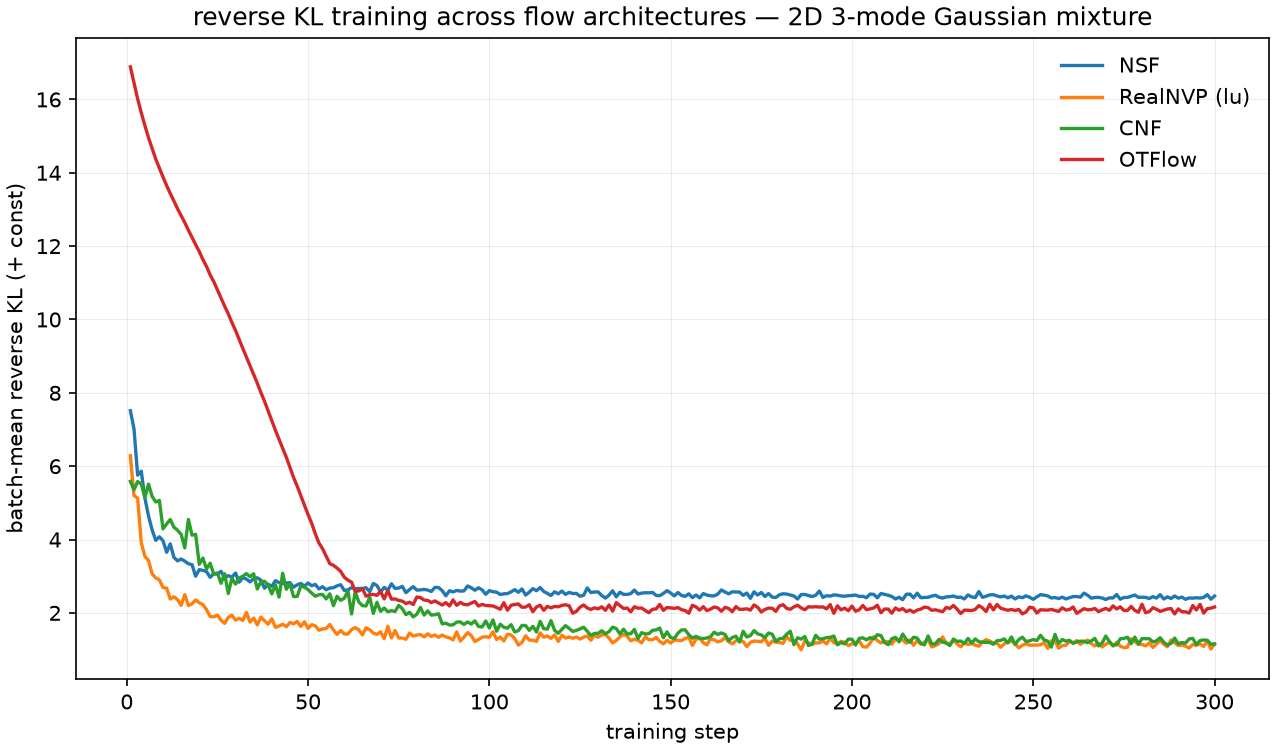

Write Python code to recreate this figure.
"""Standalone loss-training smoke test (jflows only) — run from the repo
root as `~/.envs/jax/bin/python -m smoke_tests.test_loss_training`.

Trains four flow architectures on the SAME 2D three-mode Gaussian-mixture
target with the per-sample `reverse_KL` loss (type='F') (mean-reduced at the call
site), and saves the four loss curves to smoke_tests/test_loss_training.png:

    NSF      — spline flow on a box, uniform source
    RealNVP  — affine couplings + LU mixing, Gaussian source
    CNF      — FFJORD, exact trace, Gaussian source
    OTFlow   — OT potential flow, Gaussian source

Checks per architecture: every recorded loss is finite, and the mean of
the last 30 steps sits at least 0.5 nats below the mean of the first 30
(training actually progressed). Float32 (the training dtype), on the
default JAX backend; GPU memory preallocation is disabled. Exits nonzero
on any failure.
"""

import os
import sys
import time

os.environ.setdefault("XLA_PYTHON_CLIENT_PREALLOCATE", "false")

import equinox as eqx  # noqa: E402
import jax  # noqa: E402
import jax.numpy as jnp  # noqa: E402
import matplotlib  # noqa: E402

matplotlib.use("Agg")
import matplotlib.pyplot as plt  # noqa: E402
import numpy as np  # noqa: E402

from jflows.flow import CNF, NSF, OTFlow, RealNVP  # noqa: E402
from jflows.loss import reverse_KL  # noqa: E402
from jflows.potential import Nlog_Gaussian_Mixture  # noqa: E402

HERE = os.path.dirname(os.path.abspath(__file__))
LOG = os.path.join(HERE, "test_loss_training.log")
PNG = os.path.join(HERE, "test_loss_training.png")

FAILURES = 0
STEPS = 300
BATCH = 256
LR = 2e-3
BOX = 4.0


def log(msg: str) -> None:
    line = f"[{time.strftime('%H:%M:%S')}] {msg}"
    print(line, flush=True)
    with open(LOG, "a") as fh:
        fh.write(line + "\n")


def check_true(name: str, cond: bool, detail: str = "") -> None:
    global FAILURES
    log(f"  {name}: {detail}{' ' if detail else ''}-> {'OK' if cond else 'FAIL'}")
    if not cond:
        FAILURES += 1


TARGET = Nlog_Gaussian_Mixture(
    weights=[0.4, 0.35, 0.25],
    mean=[[-2.0, -2.0], [2.0, 1.5], [0.5, -2.5]],
    variance=[[0.5, 0.3], [0.4, 0.6], [0.25, 0.25]],
)


def sample_uniform(key):
    return jax.random.uniform(key, (BATCH, 2), minval=-BOX, maxval=BOX)


def sample_normal(key):
    return jax.random.normal(key, (BATCH, 2))


def train(name: str, flow, sample_fn, seed: int) -> np.ndarray:
    """Adam on mean(reverse_KL); returns the batch-mean loss curve."""
    params, static = eqx.partition(flow, eqx.is_inexact_array)
    m = jax.tree.map(jnp.zeros_like, params)
    v = jax.tree.map(jnp.zeros_like, params)

    @eqx.filter_jit
    def step(params, m, v, t, key):
        def loss_fn(p):
            f = eqx.combine(p, static)
            return reverse_KL(sample_fn(key), TARGET, f, type="F").mean()

        loss, g = jax.value_and_grad(loss_fn)(params)
        m = jax.tree.map(lambda m, g: 0.9 * m + 0.1 * g, m, g)
        v = jax.tree.map(lambda v, g: 0.999 * v + 0.001 * g * g, v, g)
        mh = jax.tree.map(lambda x: x / (1 - 0.9**t), m)
        vh = jax.tree.map(lambda x: x / (1 - 0.999**t), v)
        params = jax.tree.map(
            lambda p, mh, vh: p - LR * mh / (jnp.sqrt(vh) + 1e-8), params, mh, vh
        )
        return params, m, v, loss

    key = jax.random.key(seed)
    curve = np.empty(STEPS)
    t0 = time.time()
    for i in range(1, STEPS + 1):
        key, k = jax.random.split(key)
        # step index as a traced array — a python int would be a static
        # argument under filter_jit and recompile the step every iteration
        params, m, v, loss = step(params, m, v, jnp.asarray(i, dtype=jnp.float32), k)
        curve[i - 1] = float(loss)
        if i % 100 == 0 or i == 1:
            log(f"    {name}: step {i:3d}/{STEPS}  loss {curve[i - 1]:+.4f}")
    log(f"    {name}: done in {time.time() - t0:.1f}s")
    return curve


def main() -> None:
    log(f"START test_loss_training | jax {jax.__version__} | {jax.default_backend()}")
    kf = jax.random.key(0)
    k1, k2, k3, k4 = jax.random.split(kf, 4)
    box = jnp.asarray([BOX, BOX])

    flows = [
        ("NSF", NSF(k1, -box, box, bins=8, transforms=3, hidden_features=(48, 48)),
         sample_uniform),
        ("RealNVP (lu)", RealNVP(k2, dimension=2, transforms=4, mixing="lu",
                                 hidden_features=(48, 48)), sample_normal),
        ("CNF", CNF(k3, dimension=2, frequency=3, nt=8, hidden_features=(48, 48)),
         sample_normal),
        ("OTFlow", OTFlow(k4, dimension=2, hidden=32, layer=3, rank=3, nt=8),
         sample_normal),
    ]

    curves: dict[str, np.ndarray] = {}
    for seed, (name, flow, sample_fn) in enumerate(flows, start=10):
        log(f"training {name}")
        curves[name] = train(name, flow, sample_fn, seed)

    log("pass criteria")
    for name, c in curves.items():
        finite = bool(np.isfinite(c).all())
        drop = float(c[:30].mean() - c[-30:].mean())
        check_true(f"{name} finite", finite)
        check_true(f"{name} loss decreased", drop > 0.5,
                   f"first30 {c[:30].mean():+.3f} -> last30 {c[-30:].mean():+.3f} (drop {drop:.3f})")

    log(f"rendering loss curves -> {PNG}")
    fig, ax = plt.subplots(figsize=(8.5, 5.0), constrained_layout=True)
    for i, (name, c) in enumerate(curves.items()):
        ax.plot(np.arange(1, STEPS + 1), c, lw=1.6, color=f"C{i}", label=name)
    ax.set_xlabel("training step")
    ax.set_ylabel("batch-mean reverse KL (+ const)")
    ax.set_title("reverse KL training across flow architectures — 2D 3-mode Gaussian mixture")
    ax.legend(frameon=False)
    ax.grid(alpha=0.25, lw=0.5)
    fig.savefig(PNG, dpi=150)
    plt.close(fig)
    check_true("figure written", os.path.isfile(PNG) and os.path.getsize(PNG) > 10_000,
               f"{os.path.getsize(PNG)} bytes")

    if FAILURES:
        log(f"DONE — {FAILURES} FAILURE(S)")
        sys.exit(1)
    log(f"DONE — all loss-training tests passed; figure at {PNG}")


if __name__ == "__main__":
    main()
